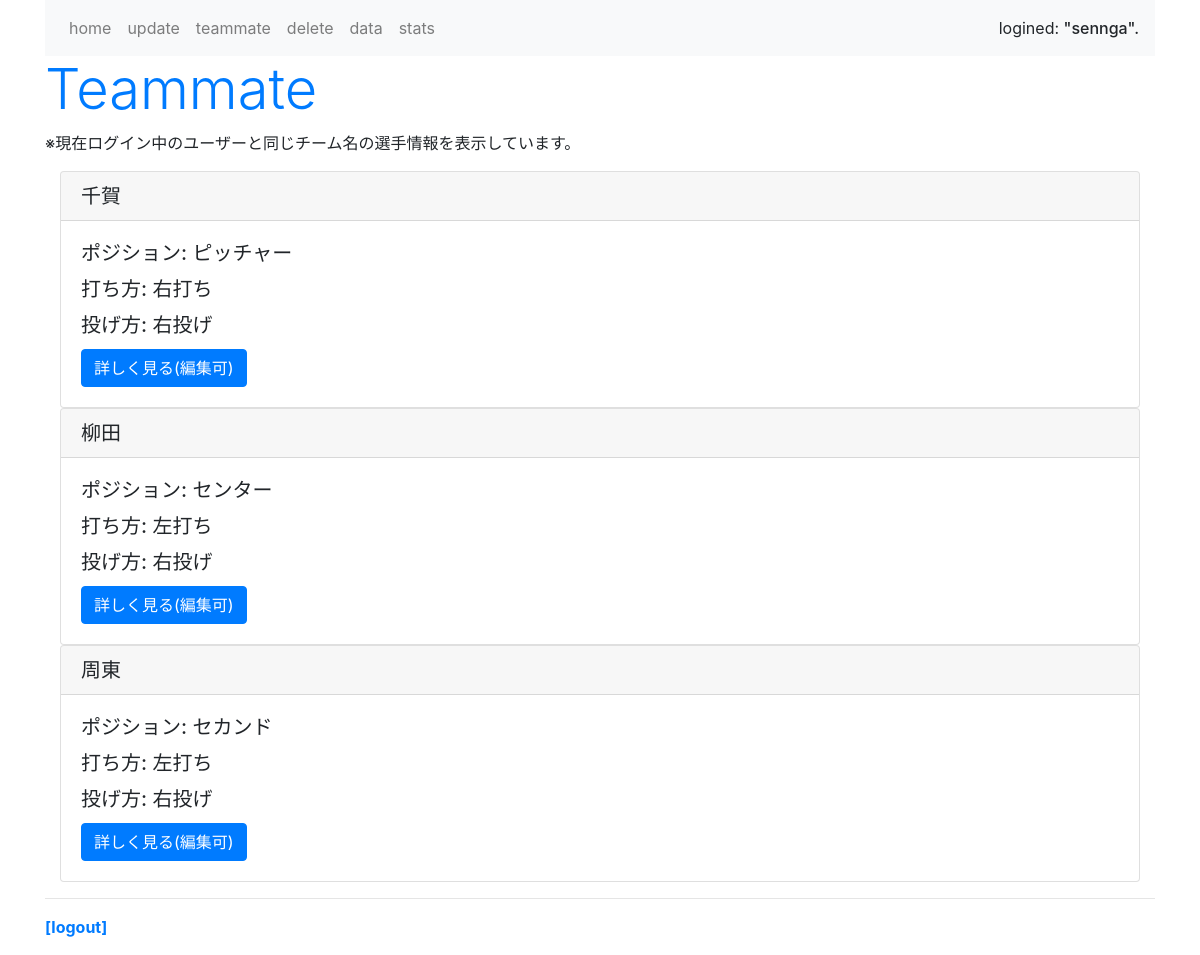
Screenshot of /list/ (signed in) with the database file from the repository.
### baseball_app/models.py (models this page shows, shortened)
class Profile(models.Model):
    GENDER_CHOICES = (
        ('man', '男性'),
        ('woman', '女性'),
        ('other', 'その他'),
    )
    POSITION_CHOICES = (
        ('picher', 'ピッチャー'),
        ('catcher', 'キャッチャー'),
        ('first', 'ファースト'),
        ('second', 'セカンド'),
        ('third', 'サード'),
        ('short', 'ショート'),
        ('left', 'レフト'),
        ('center', 'センター'),
        ('right', 'ライト'),
    )
    BATTING_HANDEDNESS_CHOICES = (
        ('right_handed_batting', '右打ち'),
        ('left_handed_batting', '左打ち'),
        ('switch_hitter', '両打ち'),
    )
    THROWING_HANDEDNESS_CHOICES = (
        ('right_handed_throwing', '右投げ'),
        ('left_handed_throwing', '左投げ'),
        ('switch_picher', '両投げ'),
    )
    user = models.OneToOneField(User, on_delete=models.CASCADE)
    name = models.CharField('氏名（必須）', max_length=100)
    gender = models.CharField('性別',blank=True, null=True, max_length=5, choices=GENDER_CHOICES)
    birthday = models.DateField('生年月日', blank=True, null=True)
    email = models.EmailField('メールアドレス', blank=True, null=True)
    height = models.FloatField('身長(cm)', blank=True, null=True, validators=[MinValueValidator(50), MaxValueValidator(300)])
    weight = models.FloatField('体重(kg)', blank=True, null=True, validators=[MinValueValidator(20), MaxValueValidator(200)])
    uniform_number = models. PositiveIntegerField('背番号', blank=True, null=True, validators=[MinValueValidator(1), MaxValueValidator(999)])
    position = models.CharField('ポジション（必須）', max_length=7, choices=POSITION_CHOICES)
    batting_handedness = models.CharField('打ち方（必須）', max_length=20, choices=BATTING_HANDEDNESS_CHOICES)
    throwing_handedness = models.CharField('投げ方（必須）', max_length=21, choices=THROWING_HANDEDNESS_CHOICES)
    team = models.CharField('チーム名', max_length=100, blank=True, null=True)

### baseball_app/views.py (the view)
# urls.py: path('list/', listview, name='list'),
@login_required()
def listview(request):
    login_user = request.user
    my_team = Profile.objects.get(user=login_user).team
    teammate_profile = Profile.objects.filter(team=my_team)
    teammate_user = User.objects.filter(profile__team__in=teammate_profile)
    context = {
        'teammate_profile': teammate_profile,
        'teammate_user': teammate_user,
    }
    return render(request, 'list.html', context)

### templates/list.html
{% extends 'base.html' %}
{% block header %}
<h1 class="display-4 text-primary">Teammate</h1>
<p class="caption">※現在ログイン中のユーザーと同じチーム名の選手情報を表示しています。
</p>
{% endblock header %}
{% block content %}
<div class="container">
    {% for member in teammate_profile %}
    <div class="card">
        <h5 class="card-header">{{ member.name }}</h5>
        <div class="card-body">
            <h5 class="card-title">ポジション: {{ member.get_position_display }}</h5>
            <h5 class="card-title">打ち方: {{ member.get_batting_handedness_display }}</h5>
            <h5 class="card-title">投げ方: {{ member.get_throwing_handedness_display }}</h5>
            <a href="{% url 'update' member.user.pk %}" class="btn btn-primary">詳しく見る(編集可)</a>
        </div>
    </div>
    {% endfor %}
</div>
{% endblock content %}

### templates/base.html (shortened to what this page needs)
<!doctype html>
<html lang="ja">
    <head>
        <link rel="stylesheet" href="https://stackpath.bootstrapcdn.com/bootstrap/4.5.0/css/bootstrap.min.css">
    </head>
    <body class="container">
        <nav class="navbar navbar-expand navbar-light bg-light">
            <ul class="navbar-nav mr-auto">
                <li class="nav-item"><a href="{% url 'home' %}" class="nav-link">home</a></li>
                <li class="nav-item"><a href="{% url 'update' user.pk %} " class="nav-link">update</a></li>
                <li class="nav-item"><a href="{% url 'list' %}" class="nav-link">teammate</a></li>
                <li class="nav-item"><a href="{% url 'delete' %}" class="nav-link">delete</a></li>
                <li class="nav-item"><a href="{% url 'data' %}" class="nav-link">data</a></li>
                <li class="nav-item"><a href="{% url 'stats' %}" class="nav-link">stats</a></li>
                </ul>
            <span>logined: <span class="h6">"{{ request.user.username }}".</span> </span>
        </nav>
        <div>
            {% block header %}{% endblock header %}
        </div>
        {% block content %}{% endblock content %}
        <hr>
        <div class="my-3">
            <span class="font-weight-bold"><a href="{% url 'logout' %}">[logout]</a></span>
        </div>
    </body>
</html>

### rows the page displays
Profile: name "千賀", position "ピッチャー", batting_handedness "右打ち", throwing_handedness "右投げ"
Profile: name "柳田", position "センター", batting_handedness "左打ち", throwing_handedness "右投げ"
Profile: name "周東", position "セカンド", batting_handedness "左打ち", throwing_handedness "右投げ"

### other values shown
{{ request.user.username }} "sennga"
